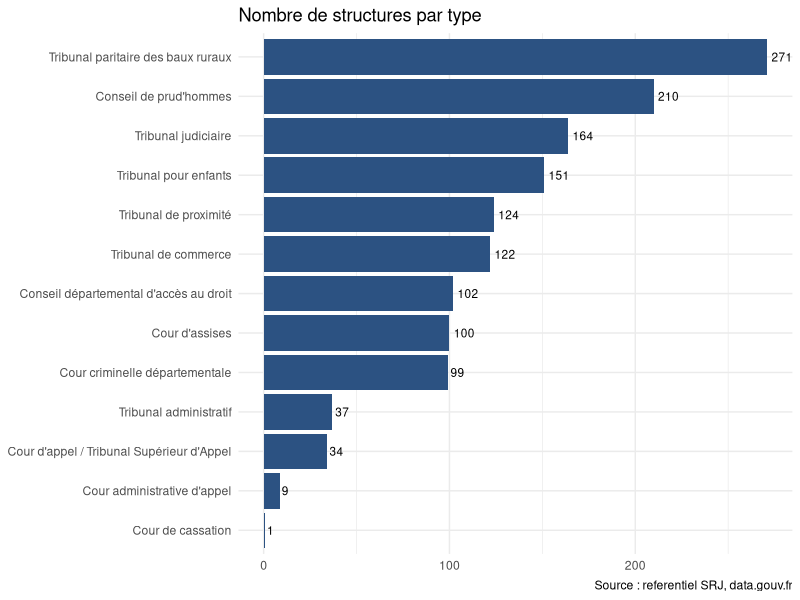
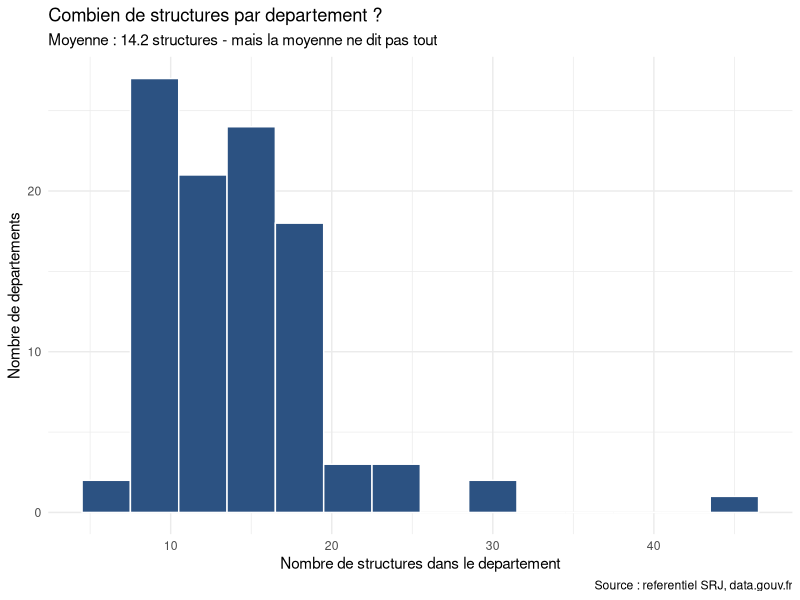
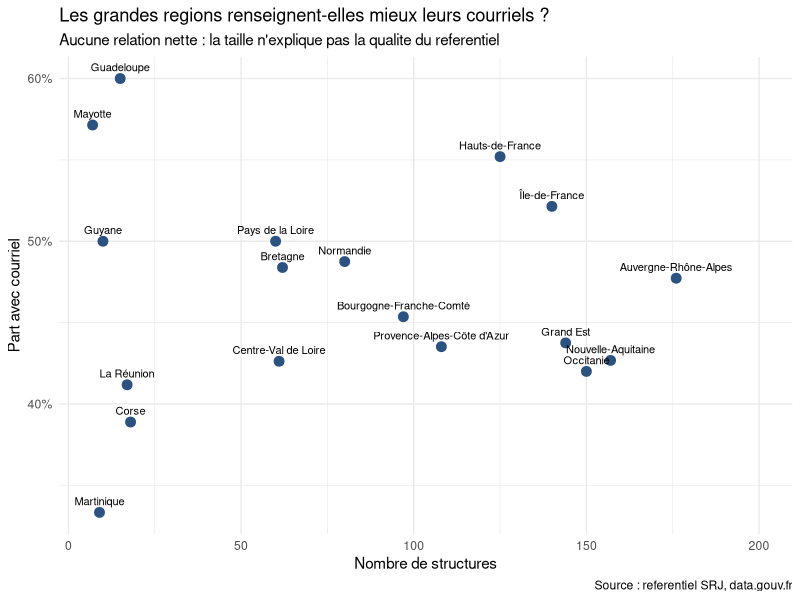
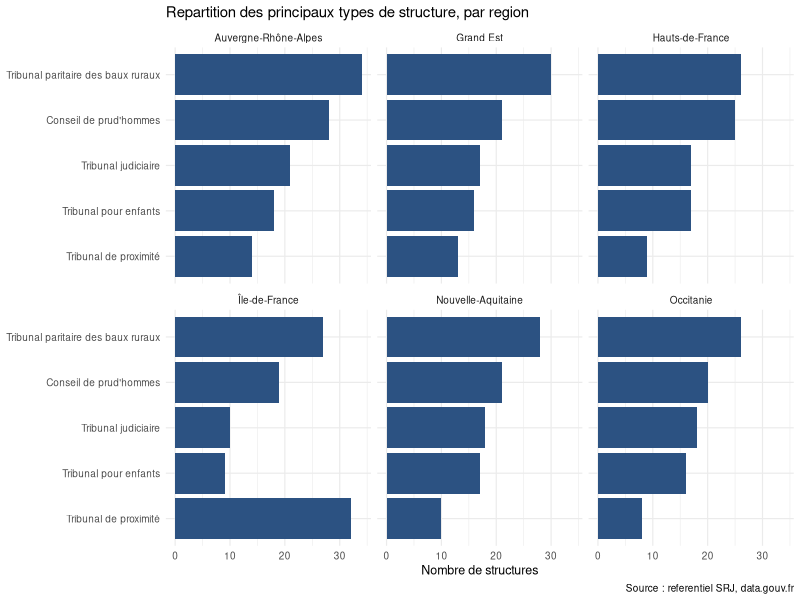
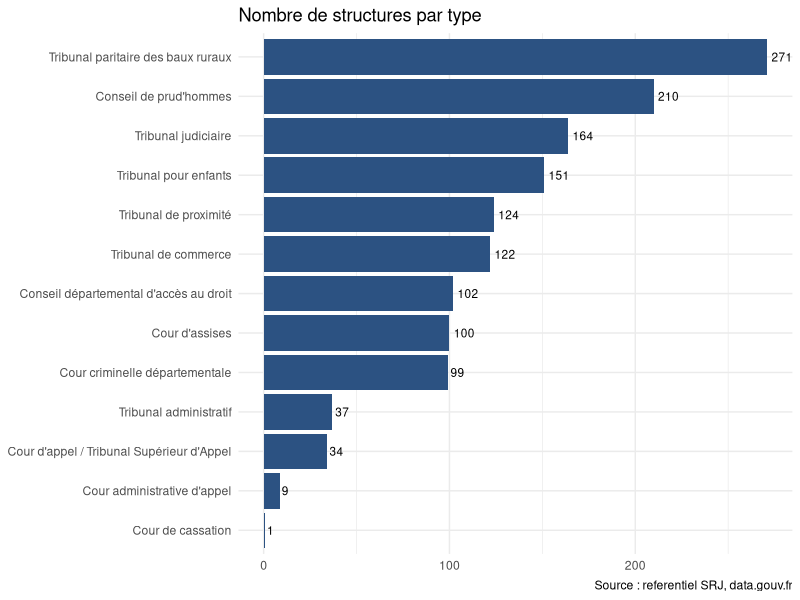
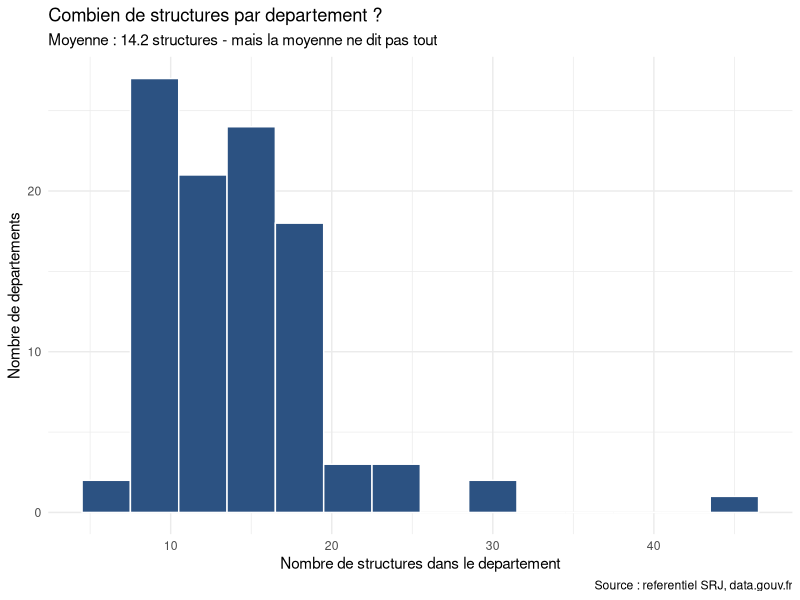
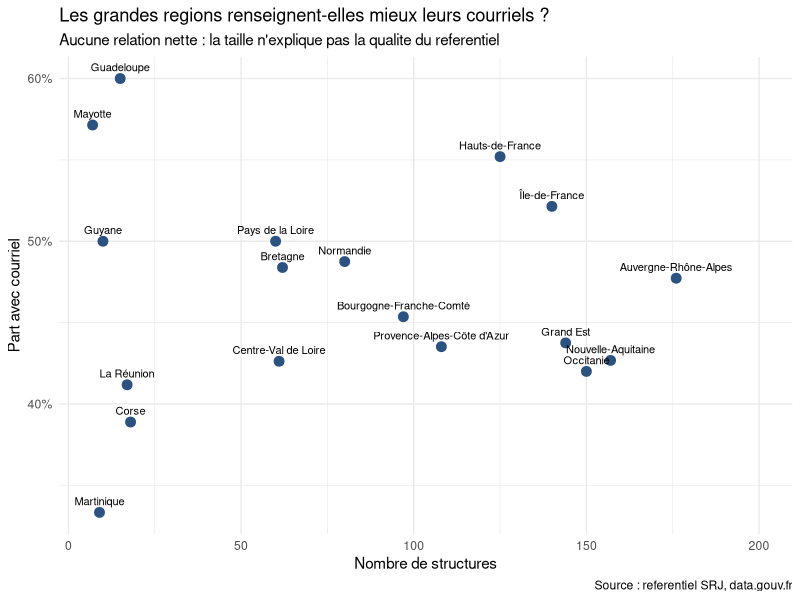
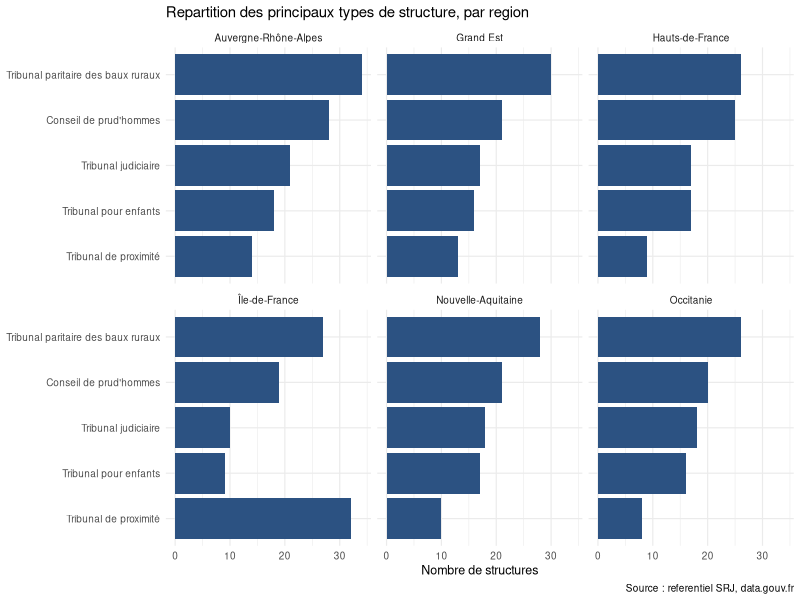

Generate these figures, in order, with R:
# =============================================================================
# DEMONSTRATION ggplot2 - 2/3
# Choisir la bonne forme selon la question posee
# -----------------------------------------------------------------------------
# Le choix du graphique ne depend pas du gout : il depend de la QUESTION.
# Quatre questions courantes, quatre formes.
# =============================================================================

library(dplyr)
library(ggplot2)

structures   <- read.csv2("data/structures.csv",   fileEncoding = "UTF-8")
departements <- read.csv2("data/departements.csv", fileEncoding = "UTF-8")
types        <- read.csv2("data/types_structure.csv", fileEncoding = "UTF-8")

base <- structures |>
  inner_join(departements, by = "code_departement") |>
  left_join(types, by = "type_code")


# =============================================================================
# QUESTION 1 : "Combien, par categorie ?"        -> BARRES  geom_col()
# =============================================================================
# La forme la plus utile de toutes, et la plus sous-employee dans
# l'administration au profit du camembert.
# Regle : barres horizontales des que les etiquettes sont des mots.

par_type <- base |>
  filter(!is.na(libelle_type)) |>
  count(libelle_type, sort = TRUE)

g1 <- ggplot(par_type, aes(x = reorder(libelle_type, n), y = n)) +
  geom_col(fill = "#2c5282") +
  geom_text(aes(label = n), hjust = -0.2, size = 3) +   # la valeur en bout de barre
  coord_flip() +
  labs(title = "Nombre de structures par type", x = NULL, y = NULL,
       caption = "Source : referentiel SRJ, data.gouv.fr") +
  theme_minimal(base_size = 11)
g1
ggsave("outputs/02a_barres_par_type.png", g1, width = 20, height = 12, units = "cm", dpi = 150)

# POURQUOI PAS UN CAMEMBERT ?
# L'oeil humain compare mal des angles, et bien des longueurs. Avec 14
# categories, un camembert devient illisible la ou les barres restent claires.
# ggplot2 ne propose d'ailleurs pas de geom_pie() : ce n'est pas un oubli.


# =============================================================================
# QUESTION 2 : "Comment se repartit une valeur ?"  -> HISTOGRAMME  geom_histogram()
# =============================================================================
# Une moyenne cache la forme de la distribution. L'histogramme la montre.

par_dept <- base |> count(code_departement)

g2 <- ggplot(par_dept, aes(x = n)) +
  geom_histogram(binwidth = 3, fill = "#2c5282", colour = "white") +
  labs(title = "Combien de structures par departement ?",
       subtitle = paste0("Moyenne : ", round(mean(par_dept$n), 1),
                         " structures - mais la moyenne ne dit pas tout"),
       x = "Nombre de structures dans le departement",
       y = "Nombre de departements",
       caption = "Source : referentiel SRJ, data.gouv.fr") +
  theme_minimal(base_size = 11)
g2
ggsave("outputs/02b_histogramme.png", g2, width = 20, height = 12, units = "cm", dpi = 150)

# A COMMENTER EN SEANCE : la distribution est asymetrique. La plupart des
# departements comptent une dizaine de structures, quelques-uns beaucoup plus.
# La moyenne seule suggererait a tort une repartition homogene.


# =============================================================================
# QUESTION 3 : "Deux mesures varient-elles ensemble ?" -> NUAGE  geom_point()
# =============================================================================

comparaison <- base |>
  group_by(nom_region) |>
  summarise(nb = n(), taux_email = mean(email != ""))

g3 <- ggplot(comparaison, aes(x = nb, y = taux_email)) +
  geom_point(size = 3, colour = "#2c5282") +
  geom_text(aes(label = nom_region), vjust = -0.9, size = 2.8) +
  scale_y_continuous(labels = scales::percent) +   # 0.46 s'affiche "46 %"
  expand_limits(x = 200) +
  labs(title = "Les grandes regions renseignent-elles mieux leurs courriels ?",
       subtitle = "Aucune relation nette : la taille n'explique pas la qualite du referentiel",
       x = "Nombre de structures", y = "Part avec courriel",
       caption = "Source : referentiel SRJ, data.gouv.fr") +
  theme_minimal(base_size = 11)
g3
ggsave("outputs/02c_nuage.png", g3, width = 20, height = 13, units = "cm", dpi = 150)

# Le titre pose une QUESTION et le sous-titre donne la REPONSE.
# C'est la difference entre un graphique qui informe et un graphique qui decore.


# =============================================================================
# QUESTION 4 : "Comparer plusieurs groupes d'un coup ?" -> facet_wrap()
# =============================================================================
# facet_wrap() repete le MEME graphique pour chaque groupe, avec des axes
# communs. C'est la fonction qui remplace dix diapositives par une seule.

top6 <- base |>
  filter(!is.na(libelle_type)) |>
  count(nom_region, libelle_type) |>
  # ATTENTION : "Île-de-France" prend un I accentue dans le referentiel.
  # Ecrire "Ile-de-France" ne provoque aucune erreur : la region disparait
  # simplement du graphique, sans un mot. Verifiez toujours vos libelles avec
  # unique(base$nom_region) avant de filtrer sur du texte.
  filter(nom_region %in% c("Île-de-France", "Auvergne-Rhône-Alpes",
                           "Occitanie", "Grand Est", "Nouvelle-Aquitaine",
                           "Hauts-de-France")) |>
  group_by(libelle_type) |>
  filter(sum(n) > 80) |>
  ungroup()

g4 <- ggplot(top6, aes(x = reorder(libelle_type, n), y = n)) +
  geom_col(fill = "#2c5282") +
  coord_flip() +
  facet_wrap(~ nom_region) +
  labs(title = "Repartition des principaux types de structure, par region",
       x = NULL, y = "Nombre de structures",
       caption = "Source : referentiel SRJ, data.gouv.fr") +
  theme_minimal(base_size = 9)
g4
ggsave("outputs/02d_facettes.png", g4, width = 24, height = 15, units = "cm", dpi = 150)

cat("Quatre graphiques enregistres dans outputs/\n")
